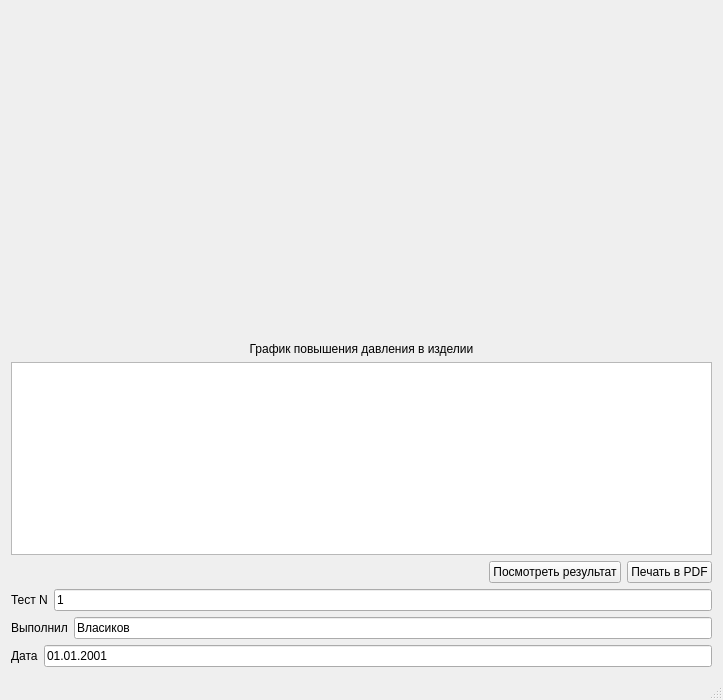
<?xml version="1.0" encoding="UTF-8"?>
<ui version="4.0">
 <class>MainWindow</class>
 <widget class="QMainWindow" name="MainWindow">
  <property name="geometry">
   <rect>
    <x>0</x>
    <y>0</y>
    <width>723</width>
    <height>700</height>
   </rect>
  </property>
  <property name="windowTitle">
   <string>examples</string>
  </property>
  <widget class="QWidget" name="centralWidget">
   <layout class="QGridLayout" name="gridLayout_2">
    <item row="0" column="0">
     <widget class="QCustomPlot" name="customPlot" native="true">
      <property name="sizePolicy">
       <sizepolicy hsizetype="Preferred" vsizetype="Preferred">
        <horstretch>0</horstretch>
        <verstretch>0</verstretch>
       </sizepolicy>
      </property>
      <property name="baseSize">
       <size>
        <width>0</width>
        <height>0</height>
       </size>
      </property>
      <layout class="QGridLayout" name="gridLayout">
       <item row="0" column="0">
        <spacer name="verticalSpacer">
         <property name="orientation">
          <enum>Qt::Vertical</enum>
         </property>
         <property name="sizeHint" stdset="0">
          <size>
           <width>20</width>
           <height>293</height>
          </size>
         </property>
        </spacer>
       </item>
      </layout>
      <zorder>verticalSpacer</zorder>
     </widget>
    </item>
    <item row="1" column="0">
     <layout class="QVBoxLayout" name="verticalLayout_4">
      <item>
       <layout class="QVBoxLayout" name="verticalLayout_3">
        <item>
         <widget class="QLabel" name="label_5">
          <property name="text">
           <string>График повышения давления в изделии</string>
          </property>
          <property name="alignment">
           <set>Qt::AlignCenter</set>
          </property>
         </widget>
        </item>
        <item>
         <layout class="QVBoxLayout" name="verticalLayout_2">
          <item>
           <widget class="QTableWidget" name="tableWidget"/>
          </item>
          <item>
           <layout class="QHBoxLayout" name="horizontalLayout">
            <item>
             <spacer name="horizontalSpacer">
              <property name="orientation">
               <enum>Qt::Horizontal</enum>
              </property>
              <property name="sizeHint" stdset="0">
               <size>
                <width>40</width>
                <height>20</height>
               </size>
              </property>
             </spacer>
            </item>
            <item>
             <widget class="QPushButton" name="pushButton">
              <property name="text">
               <string>Посмотреть результат</string>
              </property>
             </widget>
            </item>
            <item>
             <widget class="QPushButton" name="pushButton_2">
              <property name="text">
               <string>Печать в PDF</string>
              </property>
             </widget>
            </item>
           </layout>
          </item>
         </layout>
        </item>
       </layout>
      </item>
      <item>
       <layout class="QVBoxLayout" name="verticalLayout">
        <item>
         <layout class="QHBoxLayout" name="horizontalLayout_2">
          <item>
           <widget class="QLabel" name="label">
            <property name="text">
             <string>Тест N</string>
            </property>
           </widget>
          </item>
          <item>
           <widget class="QLineEdit" name="lineEdit">
            <property name="text">
             <string>1</string>
            </property>
           </widget>
          </item>
         </layout>
        </item>
        <item>
         <layout class="QHBoxLayout" name="horizontalLayout_3">
          <item>
           <widget class="QLabel" name="label_2">
            <property name="text">
             <string>Выполнил</string>
            </property>
           </widget>
          </item>
          <item>
           <widget class="QLineEdit" name="lineEdit_2">
            <property name="text">
             <string>Власиков</string>
            </property>
           </widget>
          </item>
         </layout>
        </item>
        <item>
         <layout class="QHBoxLayout" name="horizontalLayout_4">
          <item>
           <widget class="QLabel" name="label_4">
            <property name="text">
             <string>Дата</string>
            </property>
           </widget>
          </item>
          <item>
           <widget class="QLineEdit" name="lineEdit_3">
            <property name="text">
             <string>01.01.2001</string>
            </property>
           </widget>
          </item>
         </layout>
        </item>
       </layout>
      </item>
     </layout>
    </item>
   </layout>
  </widget>
  <widget class="QStatusBar" name="statusBar"/>
 </widget>
 <layoutdefault spacing="6" margin="11"/>
 <customwidgets>
  <customwidget>
   <class>QCustomPlot</class>
   <extends>QWidget</extends>
   <header>qcustomplot/qcustomplot.h</header>
   <container>1</container>
  </customwidget>
 </customwidgets>
 <resources/>
 <connections/>
</ui>
